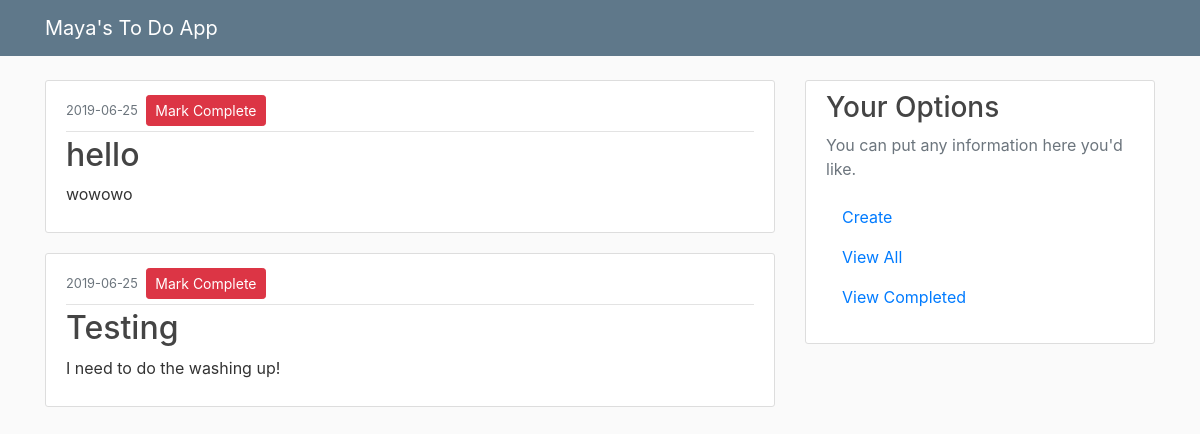
The page /view_all on the database as committed earlier.
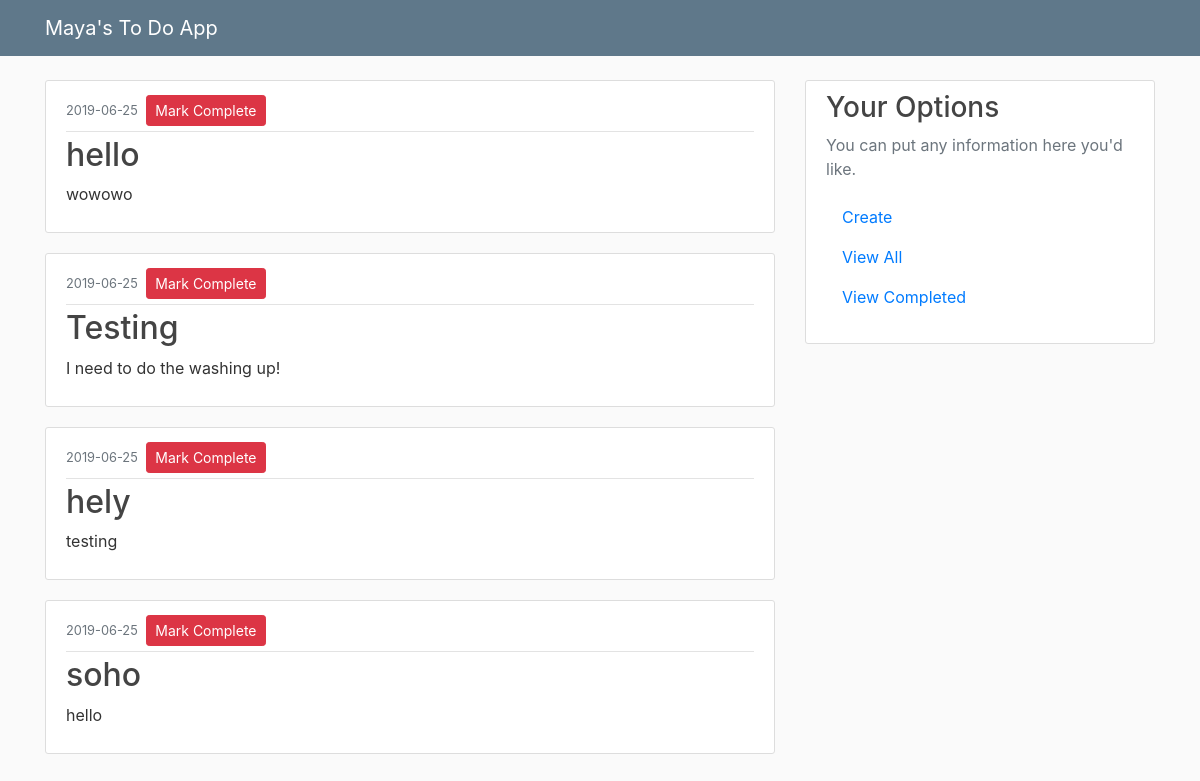
The same page on the database as committed later.
### app.py (models this page shows, shortened)
class Items(db.Model):
    id = db.Column(db.Integer, primary_key=True)
    title = db.Column(db.String(20), unique=False, nullable=False)
    content = db.Column(db.String(120), unique=True, nullable=False)
    date_posted = db.Column(db.DateTime, nullable=False, default=datetime.utcnow)
    complete = db.Column(db.Boolean, unique=False, default=False)

### app.py (the view)
@app.route("/")
@app.route("/view_all")
def view_all():
    posts = Items.query.all()
    return render_template('view_all.html', posts=posts)

### templates/view_all.html
{% extends "layout.html" %}
{% block content %}
    {% for post in posts %}
        <article class="media content-section">
          <div class="media-body">
            <div class="article-metadata">
              <small class="text-muted">{{ post.date_posted.strftime('%Y-%m-%d') }}</small>
              <button type="button" class="btn btn-danger btn-sm m-1" >Mark Complete</button>
            </div>
            <h2><a class="article-title">{{ post.title }}</a></h2>
            <p class="article-content">{{ post.content }}</p>
          </div>
        </article>
    {% endfor %}
{% endblock content %}

### templates/layout.html (shortened to what this page needs)
<!DOCTYPE html>
<html>
<head>
    <link rel="stylesheet" href="https://maxcdn.bootstrapcdn.com/bootstrap/4.0.0/css/bootstrap.min.css">
    <link rel="stylesheet" type="text/css" href="{{ url_for('static', filename='main.css') }}">
</head>
<body>
    <header class="site-header">
      <nav class="navbar navbar-expand-md navbar-dark bg-steel fixed-top">
        <div class="container">
          <a class="navbar-brand mr-4" href="/">Maya's To Do App </a>
        </div>
      </nav>
    </header>
    <main role="main" class="container">
      <div class="row">
        <div class="col-md-8">
          {% block content %}{% endblock %}
        </div>
        <div class="col-md-4">
          <div class="content-section">
            <h3>Your Options</h3>
            <p class='text-muted'>You can put any information here you'd like.
              <ul class="list-group">
                <a class="nav-item nav-link" href="/create">Create</a>
                <a class="nav-item nav-link" href="/view_all">View All</a>
                <a class="nav-item nav-link" href="/view_completed">View Completed</a>
              </ul>
            </p>
          </div>
        </div>
      </div>
    </main>
</body>
</html>

### static/main.css (style rules this page uses)
body { background: #fafafa; color: #333333; margin-top: 5rem; }
h1, h2, h3, h4, h5, h6 { color: #444444; }
.bg-steel { background-color: #5f788a; }
.content-section { background: #ffffff; padding: 10px 20px; border: 1px solid #dddddd; border-radius: 3px; margin-bottom: 20px; }
.article-title { color: #444444; }
.article-content { white-space: pre-line; }
.article-metadata { padding-bottom: 1px; margin-bottom: 4px; border-bottom: 1px solid #e3e3e3 }

Rows that differ between the two databases and show on the page:
added Items: date_posted "2019-06-25", title "hely", content "testing"
added Items: date_posted "2019-06-25", title "soho", content "hello"
